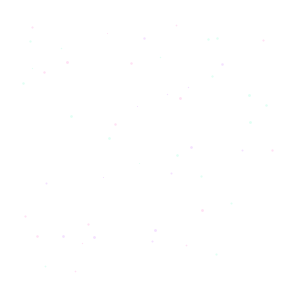
Frame 1 (no input)
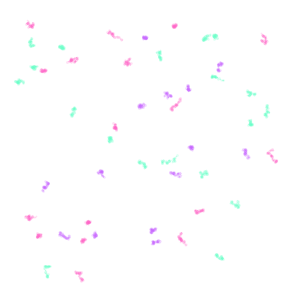
Frame 60 (the mouse pressed at the canvas centre just before this capture)
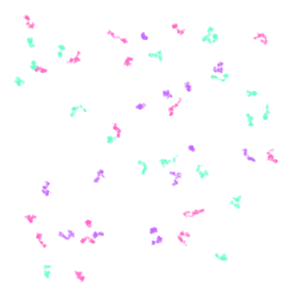
Frame 120 (the mouse held since frame 60 and released just before this capture)

The Processing sketch that drew these frames (run headless with seeded random() and noise(); from frame 60 on, the mouse is pressed at the canvas centre):

// Processing sketch: processing_21579
// ── processing_21579.pde

int num=50;

road[] myRoad = new road[num];
color[] myColors = new color[3];

void setup(){
  size(300,300); 
  background(255);
 myColors[0] = color(255,100,200,50);
 myColors[1] = color(100,255,200,50);
 myColors[2] = color(200,100,255,50); 
 for(int i=0;i<myRoad.length;i++){
   myRoad[i]= new road();
 }
 smooth();
}

void draw() {


  for(int i=0; i < myRoad.length; i++) {
    myRoad[i].update();
    myRoad[i].draw();
  }
}


class road {

  float xpos = random(20,width-20);
  float ypos = random(20,height-20);  

  color col = myColors[floor(random(0,3))];

  road() {
  }
  
  void update() {
    xpos=xpos+random(-1,1);
    ypos=ypos+random(-1,1);
    
   if(xpos > width) {  
   xpos =xpos-1; 
    }
    if(xpos <0) {  
   xpos =xpos+1; 
    }
    if(ypos > height) {  
   ypos =ypos-1; 
    }
    if(ypos < 0) {  
   ypos =ypos+1; 
    }
  }

  void draw() {
    stroke(col);
    strokeWeight(random(1,3));
    point(xpos,ypos);
  }
}
